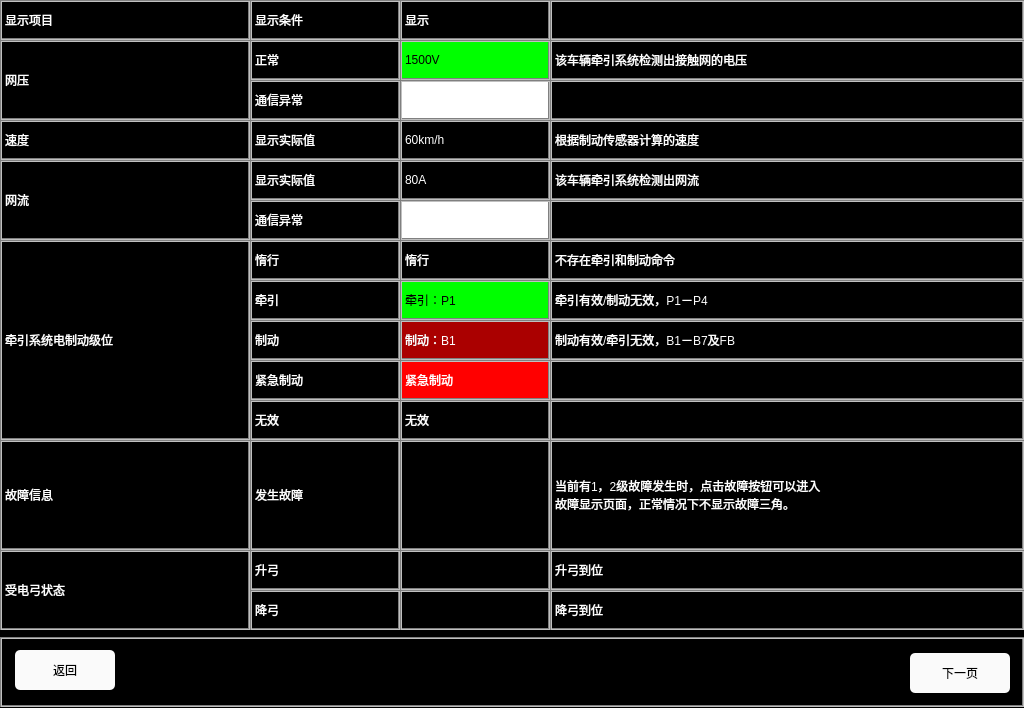
<?xml version="1.0" encoding="UTF-8"?>
<ui version="4.0">
 <class>RunstateHelpPage1</class>
 <widget class="QWidget" name="RunstateHelpPage1">
  <property name="geometry">
   <rect>
    <x>0</x>
    <y>0</y>
    <width>1024</width>
    <height>708</height>
   </rect>
  </property>
  <property name="windowTitle">
   <string>Form</string>
  </property>
  <property name="styleSheet">
   <string notr="true">QLabel
{
	color: white;
	border: 2px groove, gray;
    border-color: gray;
	font: 20px, &quot;SimHei&quot;;	
}

QWidget
{
	background-color: black;
}

QPushButton
{
	font: 20px, &quot;SimHei&quot;;
    color: black;
	background-color: rgb(250, 250, 250);
	border-radius: 5px;
}</string>
  </property>
  <widget class="QLabel" name="label_view">
   <property name="geometry">
    <rect>
     <x>0</x>
     <y>0</y>
     <width>250</width>
     <height>40</height>
    </rect>
   </property>
   <property name="text">
    <string>显示项目</string>
   </property>
  </widget>
  <widget class="QLabel" name="label_viewCondition">
   <property name="geometry">
    <rect>
     <x>250</x>
     <y>0</y>
     <width>150</width>
     <height>40</height>
    </rect>
   </property>
   <property name="text">
    <string>显示条件</string>
   </property>
  </widget>
  <widget class="QLabel" name="label_viewItem">
   <property name="geometry">
    <rect>
     <x>400</x>
     <y>0</y>
     <width>150</width>
     <height>40</height>
    </rect>
   </property>
   <property name="text">
    <string>显示</string>
   </property>
  </widget>
  <widget class="QLabel" name="label_viewComment">
   <property name="geometry">
    <rect>
     <x>550</x>
     <y>0</y>
     <width>474</width>
     <height>40</height>
    </rect>
   </property>
   <property name="text">
    <string/>
   </property>
  </widget>
  <widget class="QLabel" name="label_voltage">
   <property name="geometry">
    <rect>
     <x>0</x>
     <y>40</y>
     <width>250</width>
     <height>80</height>
    </rect>
   </property>
   <property name="text">
    <string>网压</string>
   </property>
  </widget>
  <widget class="QLabel" name="label_voltage1">
   <property name="geometry">
    <rect>
     <x>250</x>
     <y>40</y>
     <width>150</width>
     <height>40</height>
    </rect>
   </property>
   <property name="text">
    <string>正常</string>
   </property>
  </widget>
  <widget class="QLabel" name="label_voltage4">
   <property name="geometry">
    <rect>
     <x>250</x>
     <y>80</y>
     <width>150</width>
     <height>40</height>
    </rect>
   </property>
   <property name="text">
    <string>通信异常</string>
   </property>
  </widget>
  <widget class="QLabel" name="label_voltage1_1">
   <property name="geometry">
    <rect>
     <x>400</x>
     <y>40</y>
     <width>150</width>
     <height>40</height>
    </rect>
   </property>
   <property name="styleSheet">
    <string notr="true">color: black;
background-color: rgb(0, 255, 0);</string>
   </property>
   <property name="text">
    <string>1500V</string>
   </property>
  </widget>
  <widget class="QLabel" name="label_voltage4_1">
   <property name="geometry">
    <rect>
     <x>400</x>
     <y>80</y>
     <width>150</width>
     <height>40</height>
    </rect>
   </property>
   <property name="styleSheet">
    <string notr="true">background-color: white;</string>
   </property>
   <property name="text">
    <string/>
   </property>
  </widget>
  <widget class="QLabel" name="label_voltage1_2">
   <property name="geometry">
    <rect>
     <x>550</x>
     <y>40</y>
     <width>474</width>
     <height>40</height>
    </rect>
   </property>
   <property name="text">
    <string>该车辆牵引系统检测出接触网的电压</string>
   </property>
  </widget>
  <widget class="QLabel" name="label_voltage4_2">
   <property name="geometry">
    <rect>
     <x>550</x>
     <y>80</y>
     <width>474</width>
     <height>40</height>
    </rect>
   </property>
   <property name="text">
    <string/>
   </property>
  </widget>
  <widget class="QLabel" name="label_current">
   <property name="geometry">
    <rect>
     <x>0</x>
     <y>160</y>
     <width>250</width>
     <height>80</height>
    </rect>
   </property>
   <property name="text">
    <string>网流</string>
   </property>
  </widget>
  <widget class="QLabel" name="label_current1">
   <property name="geometry">
    <rect>
     <x>250</x>
     <y>160</y>
     <width>150</width>
     <height>40</height>
    </rect>
   </property>
   <property name="text">
    <string>显示实际值</string>
   </property>
  </widget>
  <widget class="QLabel" name="label_current2">
   <property name="geometry">
    <rect>
     <x>250</x>
     <y>200</y>
     <width>150</width>
     <height>40</height>
    </rect>
   </property>
   <property name="text">
    <string>通信异常</string>
   </property>
  </widget>
  <widget class="QLabel" name="label_current1_1">
   <property name="geometry">
    <rect>
     <x>400</x>
     <y>160</y>
     <width>150</width>
     <height>40</height>
    </rect>
   </property>
   <property name="text">
    <string>80A</string>
   </property>
  </widget>
  <widget class="QLabel" name="label_current2_1">
   <property name="geometry">
    <rect>
     <x>400</x>
     <y>200</y>
     <width>150</width>
     <height>40</height>
    </rect>
   </property>
   <property name="styleSheet">
    <string notr="true">background-color: white;</string>
   </property>
   <property name="text">
    <string/>
   </property>
  </widget>
  <widget class="QLabel" name="label_current1_2">
   <property name="geometry">
    <rect>
     <x>550</x>
     <y>160</y>
     <width>474</width>
     <height>40</height>
    </rect>
   </property>
   <property name="text">
    <string>该车辆牵引系统检测出网流</string>
   </property>
  </widget>
  <widget class="QLabel" name="label_current2_2">
   <property name="geometry">
    <rect>
     <x>550</x>
     <y>200</y>
     <width>474</width>
     <height>40</height>
    </rect>
   </property>
   <property name="text">
    <string/>
   </property>
  </widget>
  <widget class="QLabel" name="label_breakLevel">
   <property name="geometry">
    <rect>
     <x>0</x>
     <y>240</y>
     <width>250</width>
     <height>200</height>
    </rect>
   </property>
   <property name="text">
    <string>牵引系统电制动级位</string>
   </property>
  </widget>
  <widget class="QLabel" name="label_breakLevel1">
   <property name="geometry">
    <rect>
     <x>250</x>
     <y>240</y>
     <width>150</width>
     <height>40</height>
    </rect>
   </property>
   <property name="text">
    <string>惰行</string>
   </property>
  </widget>
  <widget class="QLabel" name="label_breakLevel2">
   <property name="geometry">
    <rect>
     <x>250</x>
     <y>280</y>
     <width>150</width>
     <height>40</height>
    </rect>
   </property>
   <property name="text">
    <string>牵引</string>
   </property>
  </widget>
  <widget class="QLabel" name="label_breakLevel3">
   <property name="geometry">
    <rect>
     <x>250</x>
     <y>320</y>
     <width>150</width>
     <height>40</height>
    </rect>
   </property>
   <property name="text">
    <string>制动</string>
   </property>
  </widget>
  <widget class="QLabel" name="label_breakLevel1_1">
   <property name="geometry">
    <rect>
     <x>400</x>
     <y>240</y>
     <width>150</width>
     <height>40</height>
    </rect>
   </property>
   <property name="text">
    <string>惰行</string>
   </property>
  </widget>
  <widget class="QLabel" name="label_breakLevel2_1">
   <property name="geometry">
    <rect>
     <x>400</x>
     <y>280</y>
     <width>150</width>
     <height>40</height>
    </rect>
   </property>
   <property name="styleSheet">
    <string notr="true">background-color: rgb(0, 255, 0);
color: black;
</string>
   </property>
   <property name="text">
    <string>牵引：P1</string>
   </property>
  </widget>
  <widget class="QLabel" name="label_breakLevel3_1">
   <property name="geometry">
    <rect>
     <x>400</x>
     <y>320</y>
     <width>150</width>
     <height>40</height>
    </rect>
   </property>
   <property name="styleSheet">
    <string notr="true">background-color: rgb(170, 0, 0);</string>
   </property>
   <property name="text">
    <string>制动：B1</string>
   </property>
  </widget>
  <widget class="QLabel" name="label_breakLevel1_2">
   <property name="geometry">
    <rect>
     <x>550</x>
     <y>240</y>
     <width>474</width>
     <height>40</height>
    </rect>
   </property>
   <property name="text">
    <string>不存在牵引和制动命令</string>
   </property>
  </widget>
  <widget class="QLabel" name="label_breakLevel2_2">
   <property name="geometry">
    <rect>
     <x>550</x>
     <y>280</y>
     <width>474</width>
     <height>40</height>
    </rect>
   </property>
   <property name="text">
    <string>牵引有效/制动无效，P1－P4</string>
   </property>
  </widget>
  <widget class="QLabel" name="label_breakLevel3_2">
   <property name="geometry">
    <rect>
     <x>550</x>
     <y>320</y>
     <width>474</width>
     <height>40</height>
    </rect>
   </property>
   <property name="text">
    <string>制动有效/牵引无效，B1－B7及FB</string>
   </property>
  </widget>
  <widget class="QLabel" name="label_defaultInfo">
   <property name="geometry">
    <rect>
     <x>0</x>
     <y>440</y>
     <width>250</width>
     <height>110</height>
    </rect>
   </property>
   <property name="text">
    <string>故障信息</string>
   </property>
  </widget>
  <widget class="QLabel" name="label_defaultInfo1">
   <property name="geometry">
    <rect>
     <x>250</x>
     <y>440</y>
     <width>150</width>
     <height>110</height>
    </rect>
   </property>
   <property name="text">
    <string>发生故障</string>
   </property>
  </widget>
  <widget class="QLabel" name="label_defaultInfo1_1">
   <property name="geometry">
    <rect>
     <x>400</x>
     <y>440</y>
     <width>150</width>
     <height>110</height>
    </rect>
   </property>
   <property name="styleSheet">
    <string notr="true">image: url(:/image/FaultRed.PNG);</string>
   </property>
   <property name="text">
    <string/>
   </property>
  </widget>
  <widget class="QLabel" name="label_defaultInfo1_2">
   <property name="geometry">
    <rect>
     <x>550</x>
     <y>440</y>
     <width>474</width>
     <height>110</height>
    </rect>
   </property>
   <property name="text">
    <string>当前有1，2级故障发生时，点击故障按钮可以进入
故障显示页面，正常情况下不显示故障三角。</string>
   </property>
  </widget>
  <widget class="QLabel" name="label_speed1_2">
   <property name="geometry">
    <rect>
     <x>550</x>
     <y>120</y>
     <width>474</width>
     <height>40</height>
    </rect>
   </property>
   <property name="text">
    <string>根据制动传感器计算的速度</string>
   </property>
  </widget>
  <widget class="QLabel" name="label_speed1_1">
   <property name="geometry">
    <rect>
     <x>400</x>
     <y>120</y>
     <width>150</width>
     <height>40</height>
    </rect>
   </property>
   <property name="text">
    <string>60km/h</string>
   </property>
  </widget>
  <widget class="QLabel" name="label_speed1">
   <property name="geometry">
    <rect>
     <x>250</x>
     <y>120</y>
     <width>150</width>
     <height>40</height>
    </rect>
   </property>
   <property name="text">
    <string>显示实际值</string>
   </property>
  </widget>
  <widget class="QLabel" name="label_speed">
   <property name="geometry">
    <rect>
     <x>0</x>
     <y>120</y>
     <width>250</width>
     <height>40</height>
    </rect>
   </property>
   <property name="text">
    <string>速度</string>
   </property>
  </widget>
  <widget class="QPushButton" name="btn_back">
   <property name="geometry">
    <rect>
     <x>15</x>
     <y>650</y>
     <width>100</width>
     <height>40</height>
    </rect>
   </property>
   <property name="styleSheet">
    <string notr="true">font: 20px, &quot;SimHei&quot;;
color: black;
background-color: rgb(250, 250, 250);
border-radius: 5px;</string>
   </property>
   <property name="text">
    <string>返回</string>
   </property>
  </widget>
  <widget class="QPushButton" name="btn_nextPage">
   <property name="geometry">
    <rect>
     <x>910</x>
     <y>653</y>
     <width>100</width>
     <height>40</height>
    </rect>
   </property>
   <property name="styleSheet">
    <string notr="true">font: 20px, &quot;SimHei&quot;;
color: black;
background-color: rgb(250, 250, 250);
border-radius: 5px;</string>
   </property>
   <property name="text">
    <string>下一页</string>
   </property>
  </widget>
  <widget class="QLabel" name="NavigatorBackground">
   <property name="geometry">
    <rect>
     <x>0</x>
     <y>637</y>
     <width>1024</width>
     <height>70</height>
    </rect>
   </property>
   <property name="text">
    <string/>
   </property>
  </widget>
  <widget class="QLabel" name="label_view_2">
   <property name="geometry">
    <rect>
     <x>0</x>
     <y>550</y>
     <width>250</width>
     <height>80</height>
    </rect>
   </property>
   <property name="text">
    <string>受电弓状态</string>
   </property>
  </widget>
  <widget class="QLabel" name="label_voltage1_3">
   <property name="geometry">
    <rect>
     <x>400</x>
     <y>590</y>
     <width>150</width>
     <height>40</height>
    </rect>
   </property>
   <property name="styleSheet">
    <string notr="true">image: url(:/image/down.PNG);</string>
   </property>
   <property name="text">
    <string/>
   </property>
  </widget>
  <widget class="QLabel" name="label_viewItem_2">
   <property name="geometry">
    <rect>
     <x>400</x>
     <y>550</y>
     <width>150</width>
     <height>40</height>
    </rect>
   </property>
   <property name="styleSheet">
    <string notr="true">image: url(:/image/up.PNG);</string>
   </property>
   <property name="text">
    <string/>
   </property>
  </widget>
  <widget class="QLabel" name="label_voltage1_4">
   <property name="geometry">
    <rect>
     <x>550</x>
     <y>590</y>
     <width>474</width>
     <height>40</height>
    </rect>
   </property>
   <property name="text">
    <string>降弓到位</string>
   </property>
  </widget>
  <widget class="QLabel" name="label_viewComment_2">
   <property name="geometry">
    <rect>
     <x>550</x>
     <y>550</y>
     <width>474</width>
     <height>40</height>
    </rect>
   </property>
   <property name="text">
    <string>升弓到位</string>
   </property>
  </widget>
  <widget class="QLabel" name="label_voltage1_5">
   <property name="geometry">
    <rect>
     <x>250</x>
     <y>590</y>
     <width>150</width>
     <height>40</height>
    </rect>
   </property>
   <property name="text">
    <string>降弓</string>
   </property>
  </widget>
  <widget class="QLabel" name="label_viewCondition_2">
   <property name="geometry">
    <rect>
     <x>250</x>
     <y>550</y>
     <width>150</width>
     <height>40</height>
    </rect>
   </property>
   <property name="text">
    <string>升弓</string>
   </property>
  </widget>
  <widget class="QLabel" name="label_breakLevel3_3">
   <property name="geometry">
    <rect>
     <x>250</x>
     <y>400</y>
     <width>150</width>
     <height>40</height>
    </rect>
   </property>
   <property name="text">
    <string>无效</string>
   </property>
  </widget>
  <widget class="QLabel" name="label_breakLevel2_3">
   <property name="geometry">
    <rect>
     <x>250</x>
     <y>360</y>
     <width>150</width>
     <height>40</height>
    </rect>
   </property>
   <property name="text">
    <string>紧急制动</string>
   </property>
  </widget>
  <widget class="QLabel" name="label_breakLevel2_4">
   <property name="geometry">
    <rect>
     <x>400</x>
     <y>360</y>
     <width>150</width>
     <height>40</height>
    </rect>
   </property>
   <property name="styleSheet">
    <string notr="true">background-color: red;
color: white;
</string>
   </property>
   <property name="text">
    <string>紧急制动</string>
   </property>
  </widget>
  <widget class="QLabel" name="label_breakLevel3_4">
   <property name="geometry">
    <rect>
     <x>550</x>
     <y>400</y>
     <width>474</width>
     <height>40</height>
    </rect>
   </property>
   <property name="text">
    <string/>
   </property>
  </widget>
  <widget class="QLabel" name="label_breakLevel2_5">
   <property name="geometry">
    <rect>
     <x>550</x>
     <y>360</y>
     <width>474</width>
     <height>40</height>
    </rect>
   </property>
   <property name="text">
    <string/>
   </property>
  </widget>
  <widget class="QLabel" name="label_breakLevel3_5">
   <property name="geometry">
    <rect>
     <x>400</x>
     <y>400</y>
     <width>150</width>
     <height>40</height>
    </rect>
   </property>
   <property name="styleSheet">
    <string notr="true"/>
   </property>
   <property name="text">
    <string>无效</string>
   </property>
  </widget>
  <zorder>NavigatorBackground</zorder>
  <zorder>label_view</zorder>
  <zorder>label_viewCondition</zorder>
  <zorder>label_viewItem</zorder>
  <zorder>label_viewComment</zorder>
  <zorder>label_voltage</zorder>
  <zorder>label_voltage1</zorder>
  <zorder>label_voltage4</zorder>
  <zorder>label_voltage1_1</zorder>
  <zorder>label_voltage4_1</zorder>
  <zorder>label_voltage1_2</zorder>
  <zorder>label_voltage4_2</zorder>
  <zorder>label_current</zorder>
  <zorder>label_current1</zorder>
  <zorder>label_current2</zorder>
  <zorder>label_current1_1</zorder>
  <zorder>label_current2_1</zorder>
  <zorder>label_current1_2</zorder>
  <zorder>label_current2_2</zorder>
  <zorder>label_breakLevel</zorder>
  <zorder>label_breakLevel1</zorder>
  <zorder>label_breakLevel2</zorder>
  <zorder>label_breakLevel3</zorder>
  <zorder>label_breakLevel1_1</zorder>
  <zorder>label_breakLevel2_1</zorder>
  <zorder>label_breakLevel3_1</zorder>
  <zorder>label_breakLevel1_2</zorder>
  <zorder>label_breakLevel2_2</zorder>
  <zorder>label_breakLevel3_2</zorder>
  <zorder>label_defaultInfo</zorder>
  <zorder>label_defaultInfo1</zorder>
  <zorder>label_defaultInfo1_1</zorder>
  <zorder>label_defaultInfo1_2</zorder>
  <zorder>label_speed1_2</zorder>
  <zorder>label_speed1_1</zorder>
  <zorder>label_speed1</zorder>
  <zorder>label_speed</zorder>
  <zorder>btn_back</zorder>
  <zorder>btn_nextPage</zorder>
  <zorder>label_view_2</zorder>
  <zorder>label_voltage1_3</zorder>
  <zorder>label_viewItem_2</zorder>
  <zorder>label_voltage1_4</zorder>
  <zorder>label_viewComment_2</zorder>
  <zorder>label_voltage1_5</zorder>
  <zorder>label_viewCondition_2</zorder>
  <zorder>label_breakLevel3_3</zorder>
  <zorder>label_breakLevel2_3</zorder>
  <zorder>label_breakLevel2_4</zorder>
  <zorder>label_breakLevel3_4</zorder>
  <zorder>label_breakLevel2_5</zorder>
  <zorder>label_breakLevel3_5</zorder>
 </widget>
 <resources/>
 <connections/>
</ui>
